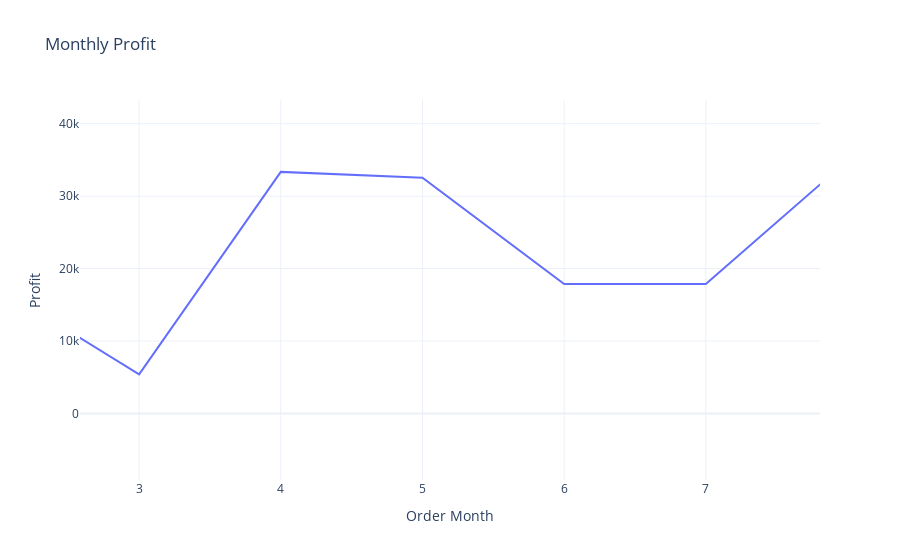

This figure's notebook cell:
### Code cell
fig=px.line(profit_by_month, x='Order Month',y='Profit', title = "Monthly Profit")
fig.show()

### Figure 1 — Plotly figure (JSON) as saved in the notebook; plotly's stock layout.template omitted (floating-point values rounded to 4 significant figures)
{"data": [{"hovertemplate": "Order Month=%{x}<br>Profit=%{y}<extra></extra>", "legendgroup": "", "line": {"color": "#636efa", "dash": "solid"}, "marker": {"symbol": "circle"}, "mode": "lines", "name": "", "orientation": "v", "showlegend": false, "type": "scatter", "x": [1, 2, 3, 4, 5, 6, 7, 8, 9, 10, 11, 12], "xaxis": "x", "y": [33730.0, 17460.0, 5411.0, 33350.0, 32530.0, 17860.0, 17880.0, 34910.0, 18250.0, 30990.0, 13260.0, 30760.0], "yaxis": "y"}], "layout": {"autosize": true, "dragmode": "zoom", "legend": {"tracegroupgap": 0}, "title": {"text": "Monthly Profit"}, "xaxis": {"anchor": "y", "autorange": false, "domain": [0, 1], "range": [2.583, 7.806], "title": {"text": "Order Month"}, "type": "linear"}, "yaxis": {"anchor": "x", "autorange": false, "domain": [0, 1], "range": [-9178.0, 43270.0], "title": {"text": "Profit"}, "type": "linear"}}}
